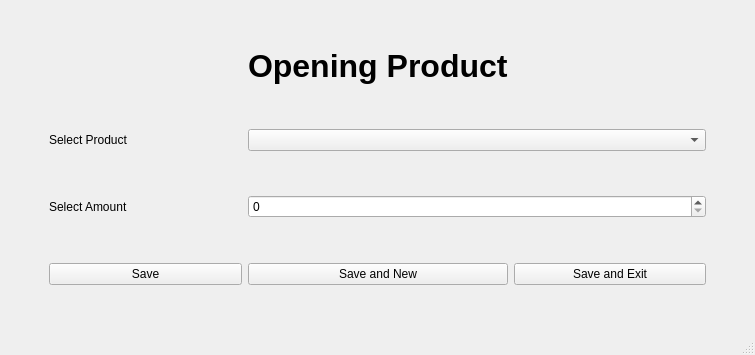
<?xml version="1.0" encoding="UTF-8"?>
<ui version="4.0">
 <class>MainWindow</class>
 <widget class="QMainWindow" name="MainWindow">
  <property name="geometry">
   <rect>
    <x>0</x>
    <y>0</y>
    <width>755</width>
    <height>355</height>
   </rect>
  </property>
  <property name="windowTitle">
   <string>MainWindow</string>
  </property>
  <widget class="QWidget" name="centralwidget">
   <layout class="QGridLayout" name="gridLayout">
    <item row="0" column="2">
     <spacer name="verticalSpacer_5">
      <property name="orientation">
       <enum>Qt::Vertical</enum>
      </property>
      <property name="sizeHint" stdset="0">
       <size>
        <width>20</width>
        <height>40</height>
       </size>
      </property>
     </spacer>
    </item>
    <item row="7" column="4">
     <spacer name="horizontalSpacer_2">
      <property name="orientation">
       <enum>Qt::Horizontal</enum>
      </property>
      <property name="sizeType">
       <enum>QSizePolicy::Minimum</enum>
      </property>
      <property name="sizeHint" stdset="0">
       <size>
        <width>40</width>
        <height>20</height>
       </size>
      </property>
     </spacer>
    </item>
    <item row="3" column="2" colspan="2">
     <widget class="QComboBox" name="select_product_combo"/>
    </item>
    <item row="8" column="2">
     <spacer name="verticalSpacer_6">
      <property name="orientation">
       <enum>Qt::Vertical</enum>
      </property>
      <property name="sizeHint" stdset="0">
       <size>
        <width>20</width>
        <height>40</height>
       </size>
      </property>
     </spacer>
    </item>
    <item row="1" column="2" alignment="Qt::AlignHCenter">
     <widget class="QLabel" name="label_2">
      <property name="font">
       <font>
        <pointsize>24</pointsize>
        <weight>75</weight>
        <bold>true</bold>
       </font>
      </property>
      <property name="text">
       <string>Opening Product</string>
      </property>
     </widget>
    </item>
    <item row="7" column="2">
     <widget class="QPushButton" name="save_n_new_btn">
      <property name="text">
       <string>Save and New</string>
      </property>
     </widget>
    </item>
    <item row="5" column="0">
     <spacer name="horizontalSpacer">
      <property name="orientation">
       <enum>Qt::Horizontal</enum>
      </property>
      <property name="sizeType">
       <enum>QSizePolicy::Minimum</enum>
      </property>
      <property name="sizeHint" stdset="0">
       <size>
        <width>40</width>
        <height>20</height>
       </size>
      </property>
     </spacer>
    </item>
    <item row="5" column="1">
     <widget class="QLabel" name="label_4">
      <property name="text">
       <string>Select Amount</string>
      </property>
     </widget>
    </item>
    <item row="7" column="1">
     <widget class="QPushButton" name="save_btn">
      <property name="text">
       <string>Save</string>
      </property>
     </widget>
    </item>
    <item row="4" column="2">
     <spacer name="verticalSpacer_3">
      <property name="orientation">
       <enum>Qt::Vertical</enum>
      </property>
      <property name="sizeHint" stdset="0">
       <size>
        <width>20</width>
        <height>40</height>
       </size>
      </property>
     </spacer>
    </item>
    <item row="5" column="2" colspan="2">
     <widget class="QSpinBox" name="lot_amount_spin">
      <property name="maximum">
       <number>999999999</number>
      </property>
     </widget>
    </item>
    <item row="2" column="2">
     <spacer name="verticalSpacer_4">
      <property name="orientation">
       <enum>Qt::Vertical</enum>
      </property>
      <property name="sizeHint" stdset="0">
       <size>
        <width>20</width>
        <height>40</height>
       </size>
      </property>
     </spacer>
    </item>
    <item row="7" column="3">
     <widget class="QPushButton" name="save_n_exit_btn">
      <property name="text">
       <string>Save and Exit</string>
      </property>
     </widget>
    </item>
    <item row="3" column="1">
     <widget class="QLabel" name="label_3">
      <property name="text">
       <string>Select Product</string>
      </property>
     </widget>
    </item>
    <item row="6" column="2">
     <spacer name="verticalSpacer">
      <property name="orientation">
       <enum>Qt::Vertical</enum>
      </property>
      <property name="sizeHint" stdset="0">
       <size>
        <width>20</width>
        <height>40</height>
       </size>
      </property>
     </spacer>
    </item>
   </layout>
  </widget>
  <widget class="QStatusBar" name="statusbar"/>
 </widget>
 <resources/>
 <connections/>
</ui>
